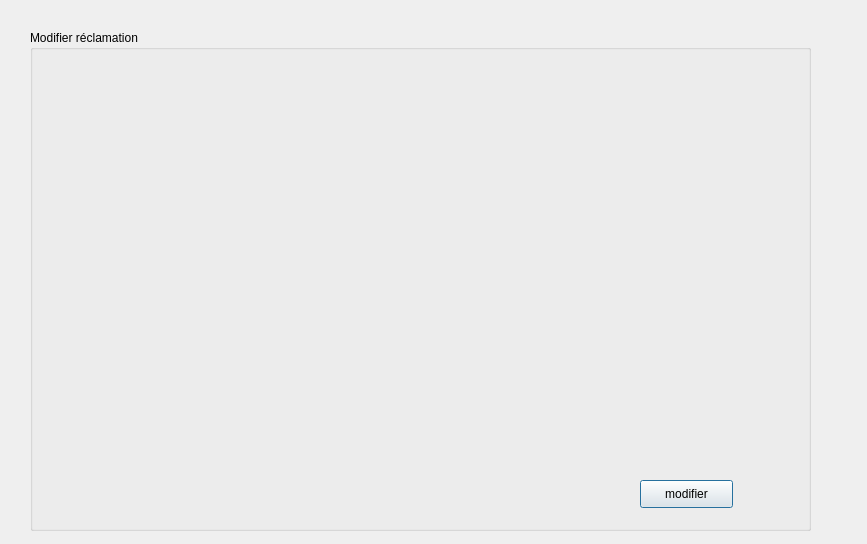
<?xml version="1.0" encoding="UTF-8"?>
<ui version="4.0">
 <class>modifierR</class>
 <widget class="QDialog" name="modifierR">
  <property name="geometry">
   <rect>
    <x>0</x>
    <y>0</y>
    <width>867</width>
    <height>544</height>
   </rect>
  </property>
  <property name="windowTitle">
   <string>Gestion des réclamations</string>
  </property>
  <widget class="QGroupBox" name="groupBox">
   <property name="geometry">
    <rect>
     <x>30</x>
     <y>30</y>
     <width>781</width>
     <height>501</height>
    </rect>
   </property>
   <property name="title">
    <string>Modifier réclamation</string>
   </property>
   <widget class="QPushButton" name="pb_modifier">
    <property name="geometry">
     <rect>
      <x>610</x>
      <y>450</y>
      <width>93</width>
      <height>28</height>
     </rect>
    </property>
    <property name="text">
     <string>modifier</string>
    </property>
   </widget>
  </widget>
 </widget>
 <resources/>
 <connections/>
</ui>
